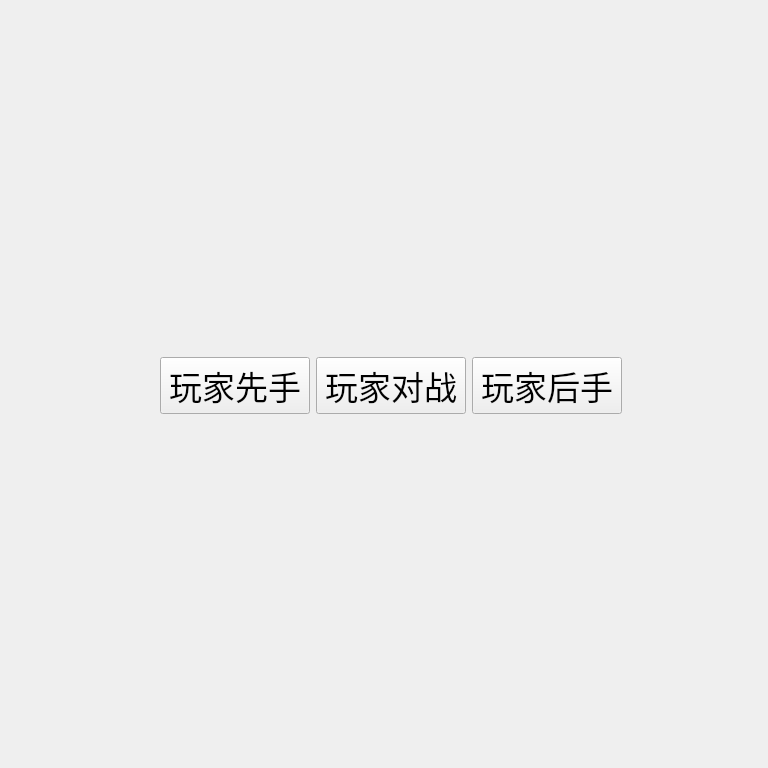
<?xml version="1.0" encoding="UTF-8"?>
<ui version="4.0">
 <class>Widget</class>
 <widget class="QWidget" name="Widget">
  <property name="geometry">
   <rect>
    <x>0</x>
    <y>0</y>
    <width>768</width>
    <height>768</height>
   </rect>
  </property>
  <property name="font">
   <font>
    <pointsize>25</pointsize>
   </font>
  </property>
  <property name="windowTitle">
   <string>Widget</string>
  </property>
  <widget class="QWidget" name="">
   <property name="geometry">
    <rect>
     <x>160</x>
     <y>320</y>
     <width>462</width>
     <height>131</height>
    </rect>
   </property>
   <layout class="QGridLayout" name="gridLayout">
    <item row="0" column="1">
     <widget class="QPushButton" name="btn_player">
      <property name="text">
       <string>玩家对战</string>
      </property>
     </widget>
    </item>
    <item row="0" column="0">
     <widget class="QPushButton" name="btn_ai">
      <property name="text">
       <string>玩家先手</string>
      </property>
     </widget>
    </item>
    <item row="0" column="2">
     <widget class="QPushButton" name="btn_ai_2">
      <property name="text">
       <string>玩家后手</string>
      </property>
     </widget>
    </item>
   </layout>
  </widget>
 </widget>
 <resources/>
 <connections/>
</ui>
